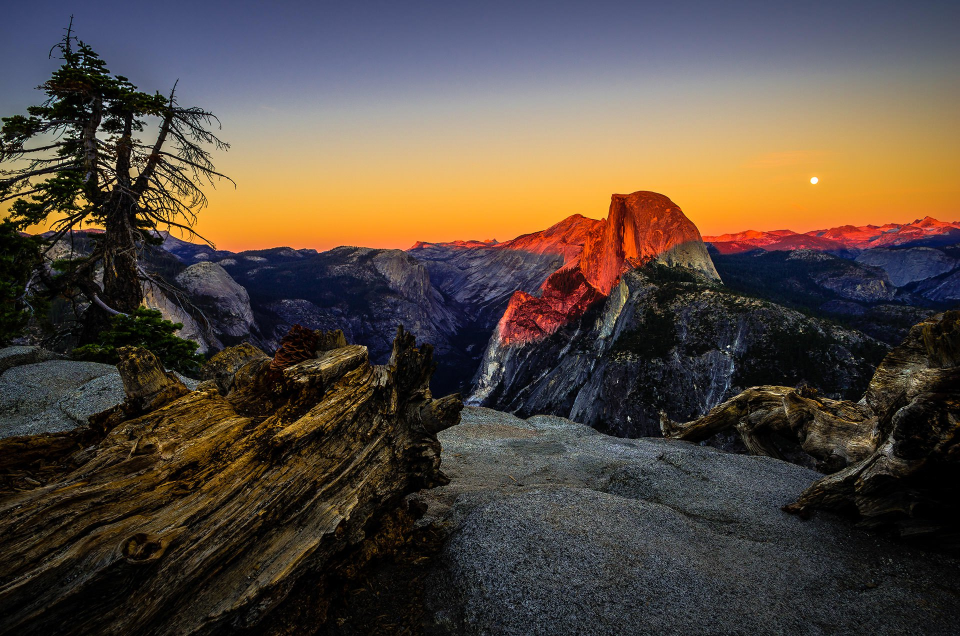
#> input picture ImageFilter/yosemite.jpg, 1920 x 1272 px (shown at 1/2 size)
$ python filtergram.py
#> lines starting #> are read from the running program, lines starting #| are printed output that depends on the picture
#> the answer given: yosemite.jpg
### ImageFilter/filters.py
# Rename this file to be "filters.py"
# Add commands to import modules here.
from PIL import Image

# Define your load_img() function here.
# Parameters: The name of the file to be opened (string)
# Returns: The image object with the opened file.
def load_img(filename):
#> called with filename = 'yosemite.jpg'
    im = Image.open(filename)
#> im is the input picture: PIL image 1920x1272 RGB; mean R, G, B 84.7, 72.8, 63.1
    return im

# Define your show_img() function here.
# Parameters: The image object to display.
# Returns: nothing.
def show_img(im):
    im.show()

# Define your save_img() function here.
# Parameters: The image object to save, the name to save the file as (string)
# Returns: nothing.
def save_img(im, filename):
    im.save(filename)
    show_img(im)

# Define your obamicon() function here.
# Parameters: The image object to apply the filter to.
# Returns: A New Image object with the filter applied.
def obamicon(im):
    pixels = im.getdata()
    new_pixels = []

    darkBlue = (0, 51, 76)
    red = (217, 26, 33)
    lightBlue = (112, 150, 158)
    yellow = (252, 227, 166)

    for pixel in pixels:
        intensity = pixel[0] + pixel[1] +pixel[2]

        if intensity < 182:
            new_pixels.append(darkBlue)
        elif intensity >= 182 and intensity < 364:
            new_pixels.append(red)
        elif intensity >= 364 and intensity < 546:
            new_pixels.append(lightBlue)
        elif intensity >= 546:
            new_pixels.append(yellow)
#> this loop made 2442240 passes
#> (pixel, intensity) on passes 1 to 3: ((48, 61, 103), 212), ((48, 61, 103), 212), ((48, 61, 103), 212)
#> after the loop, new_pixels = 2442240 items

    new_image = Image.new("RGB", im.size)
#> new_image: PIL image 1920x1272 RGB; every value is 0
    new_image.putdata(new_pixels)
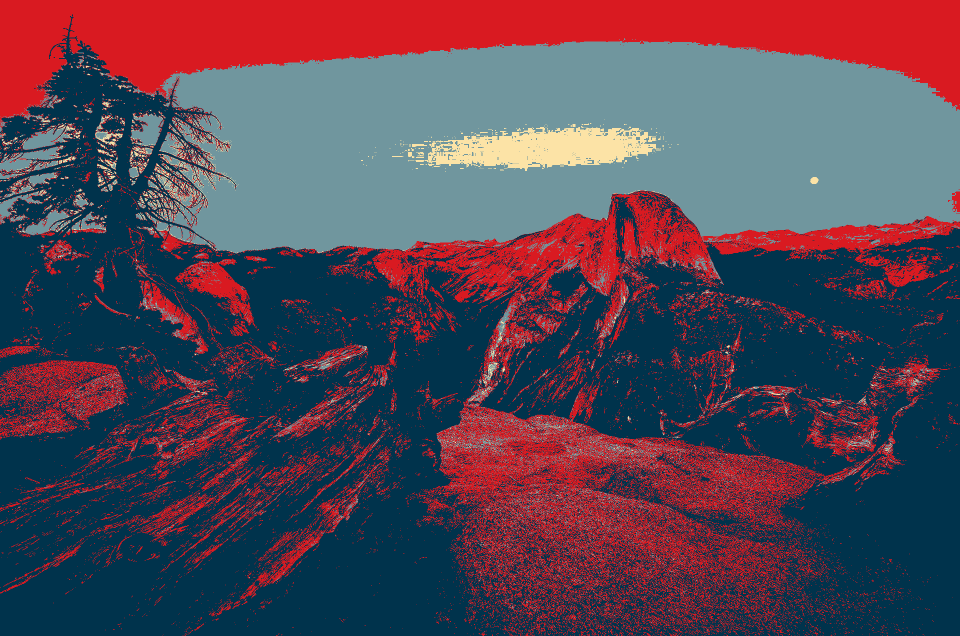
#> new_image: PIL image 1920x1272 RGB (shown at 1/2 size); mean R, G, B 85.2, 70.9, 86
    return new_image

def grayscale(im):
    pixels = im.getdata()
    new_pixels = []

    for pixel in pixels:
        intensity = pixel[0] + pixel[1] +pixel[2]
        average = int(intensity / 3)

        average_RGB = (average, average, average)

        new_pixels.append(average_RGB)
#> this loop made 2442240 passes
#> (pixel, intensity, average, average_RGB) on passes 1 to 3: ((48, 61, 103), 212, 70, (70, 70, 70)), ((48, 61, 103), 212, 70, (70, 70, 70)), ((48, 61, 103), 212, 70, (70, 70, 70))
#> after the loop, new_pixels = 2442240 items

    new_image = Image.new("RGB", im.size)
    new_image.putdata(new_pixels)
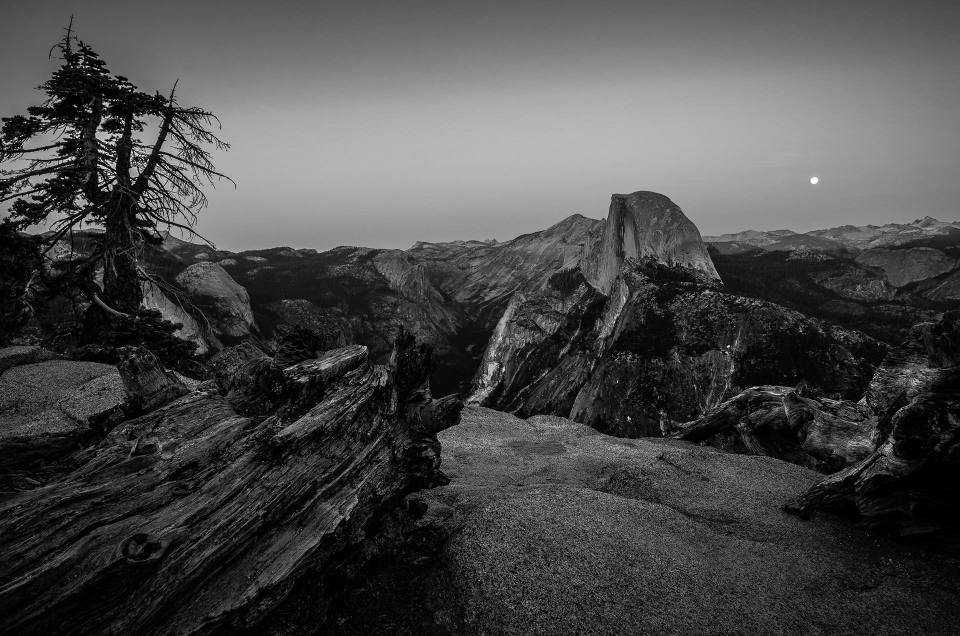
#> new_image: PIL image 1920x1272 RGB (shown at 1/2 size); min 0, max 255, mean 73.2
    return new_image

def invert(im):
    pixels = im.getdata()
    new_pixels = []

    for pixel in pixels:
        inverted_R = 255 - pixel[0]
        inverted_G = 255 - pixel[1]
        inverted_B = 255 - pixel[2]

        inverted_RGB = (inverted_R, inverted_G, inverted_B)

        new_pixels.append(inverted_RGB)
#> this loop made 2442240 passes
#> (pixel, inverted_R, inverted_G, inverted_B) on passes 1 to 3: ((48, 61, 103), 207, 194, 152), ((48, 61, 103), 207, 194, 152), ((48, 61, 103), 207, 194, 152)
#> after the loop, new_pixels = 2442240 items

    new_image = Image.new("RGB", im.size)
    new_image.putdata(new_pixels)
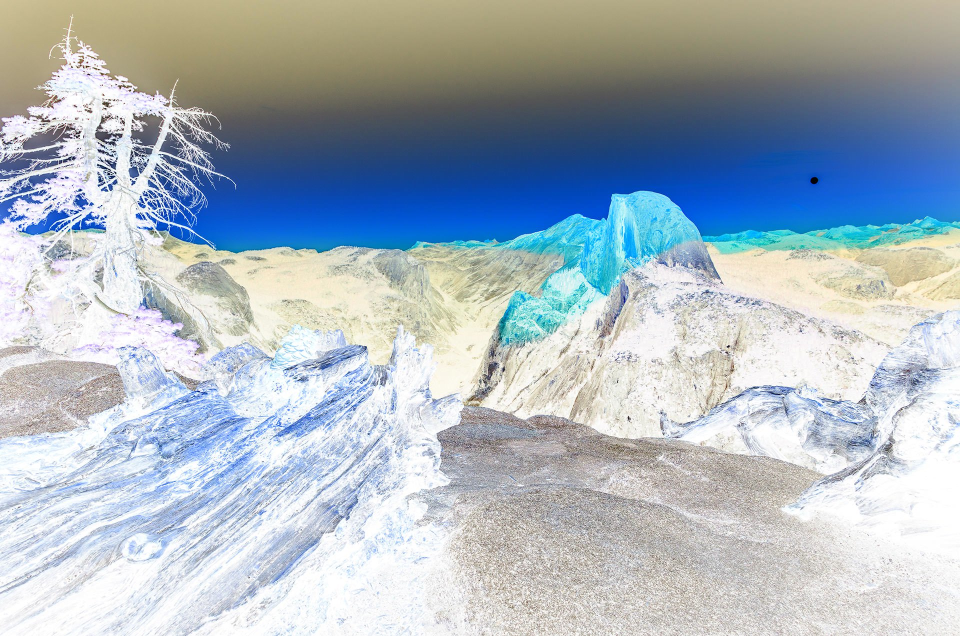
#> new_image: PIL image 1920x1272 RGB (shown at 1/2 size); mean R, G, B 170.3, 182.2, 191.9
    return new_image

def blue_recolor(im):
    pixels = im.getdata()
    new_pixels = []

    darkBlue = (0, 51, 76)
    medBlue = (75, 156, 180)
    lightBlue = (112, 150, 158)
    yellow = (252, 227, 166)

    for pixel in pixels:
        intensity = pixel[0] + pixel[1] +pixel[2]

        if intensity < 200:
            new_pixels.append(darkBlue)
        elif intensity >= 200 and intensity < 300:
            new_pixels.append(medBlue)
        elif intensity >= 300 and intensity < 400:
            new_pixels.append(lightBlue)
        elif intensity >= 400:
            new_pixels.append(yellow)
#> after the loop, new_pixels = 2442240 items

    new_image = Image.new("RGB", im.size)
    new_image.putdata(new_pixels)
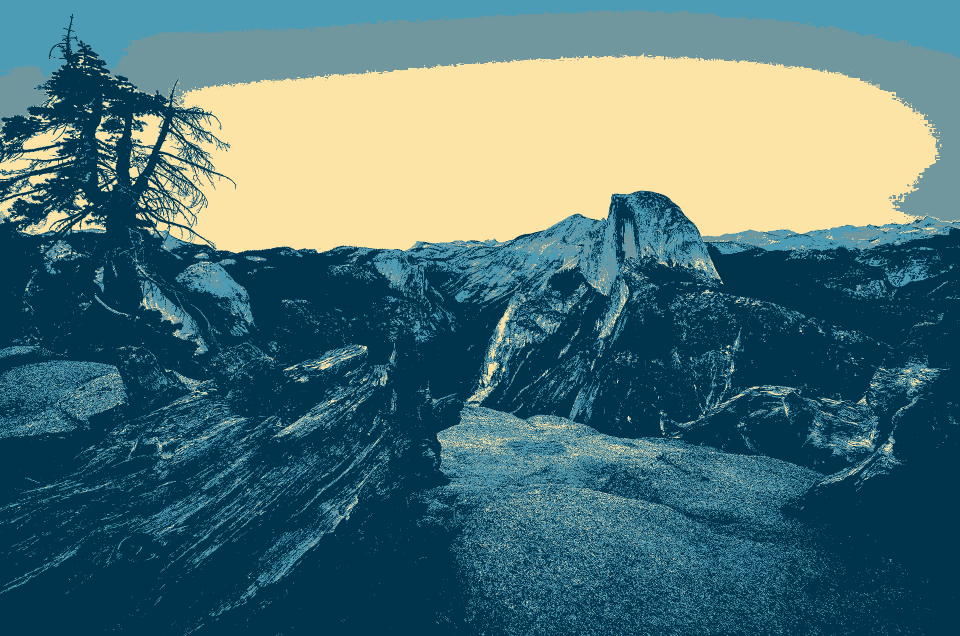
#> new_image: PIL image 1920x1272 RGB (shown at 1/2 size); mean R, G, B 78.6, 116, 120.3
    return new_image

### ImageFilter/filtergram.py

import filters

def main():
    filename = input("Enter the name of the image file to edit: ")

    img = filters.load_img(filename)

    obamicon_image = filters.obamicon(img)

    filters.save_img(obamicon_image, "recolored.jpg")

    grayscale_image = filters.grayscale(img)

    filters.save_img(grayscale_image, "grayscale.jpg")

    inverted_image = filters.invert(img)

    filters.save_img(inverted_image, "inverted.jpg")

    bluescale_image = filters.blue_recolor(img)

    filters.save_img(bluescale_image, "blue_recolor.jpg")

if __name__ == "__main__":
    main()
